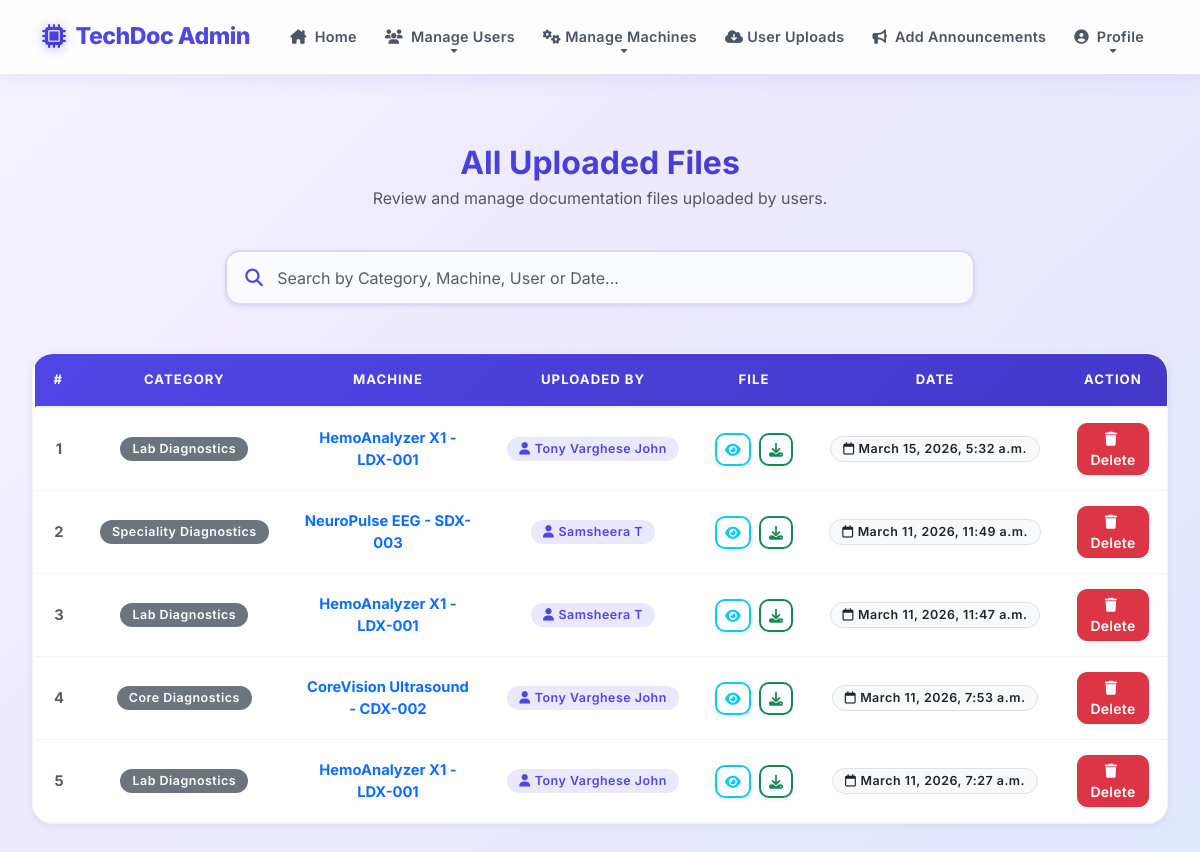
The app's page /wadmin/uploads/ (signed in) with its own data.
### user/models.py (models this page shows, shortened)
class UserMachineFile(models.Model):
    user = models.ForeignKey(User, on_delete=models.CASCADE)
    machine = models.ForeignKey(Machine, on_delete=models.CASCADE)
    file = models.FileField(upload_to='UserMachineFiles/')
    upload_date = models.DateTimeField(auto_now_add=True)
    class Meta:
        db_table = "tbl_machine_file"

### wadmin/models.py (models this page shows)
class Machine(models.Model):
    category = models.ForeignKey('MachineCategory', on_delete=models.CASCADE)
    machine_name = models.CharField(max_length=100)
    description = models.TextField()
    image = models.FileField(upload_to='MachineImage/', null=True, blank=True)
    spare_manual = models.FileField(upload_to='MachineManuals/', null=True, blank=True)
    software_file = models.FileField(upload_to='MachineSoftware/', null=True, blank=True)
    class Meta:
        db_table = 'tbl_machine'

class MachineCategory(models.Model):
    category_name = models.CharField(max_length=100)
    class Meta:
        db_table = 'tbl_machine_category'

### guest/models.py (models this page shows)
class User(models.Model):
    name = models.CharField(max_length=50)
    contact = models.CharField(max_length=50)
    employeid = models.CharField(max_length=50)
    email = models.EmailField(unique=True, null=True)
    gender = models.CharField(max_length=50)
    photo = models.FileField(upload_to='UserPhoto/')
    password = models.CharField(max_length=50)
    status = models.CharField(max_length=20, default='pending')
    class Meta:
        db_table = 'tbl_user'

### wadmin/views.py (the view)
# urls.py: path("uploads/", views.view_uploaded_files, name="view_uploaded_files"),
def view_uploaded_files(request):
    if not request.session.get("aid"):
        return redirect("wadmin:login")
    files = (
        UserMachineFile.objects
        .select_related("machine", "machine__category", "user")
        .order_by("-upload_date")
    )
    context = {
        "files": files
    }
    return render(request, "admin/ViewUploads.html", context)

### wadmin/Templates/admin/ViewUploads.html (shortened to what this page needs)
{% include 'admin/Header.html' %}
<div class="container-fluid py-4">
    <div class="row justify-content-center mb-4">
        <div class="col-12 text-center">
            <h2 class="fw-bold mb-1"
                style="background: linear-gradient(135deg, var(--primary), var(--primary-dark)); -webkit-background-clip: text; background-clip: text; -webkit-text-fill-color: transparent;">
                All Uploaded Files</h2>
            <p class="text-muted">Review and manage documentation files uploaded by users.</p>
        </div>
    </div>
    <div class="row mb-5">
        <div class="col-md-8 mx-auto">
            <div class="search-container shadow-sm">
                <i class="fa-solid fa-magnifying-glass search-icon"></i>
                <input type="text"
                       id="fileSearch"
                       class="form-control custom-search-input"
                       placeholder="Search by Category, Machine, User or Date..."
                       onkeyup="searchFiles()">
            </div>
        </div>
    </div>
    <div class="card shadow-sm border-0 mb-5">
        <div class="card-body p-0 table-responsive">
            <table id="fileTable" class="table table-custom table-hover m-0 w-100 text-center align-middle">
                <thead class="text-center">
                    <tr>
                        <th>#</th>
                        <th>Category</th>
                        <th>Machine</th>
                        <th>Uploaded By</th>
                        <th>File</th>
                        <th>Date</th>
                        <th>Action</th>
                    </tr>
                </thead>
                <tbody>
                    {% for f in files %}
                    <tr class="fileRow">
                        <td class="fw-bold text-muted">{{forloop.counter}}</td>
                        <td>
                            <span class="badge bg-secondary">{{f.machine.category.category_name}}</span>
                        </td>
                        <td class="fw-bold text-primary">{{f.machine.machine_name}}</td>
                        <td>
                            <span class="badge" style="background: rgba(79,70,229,0.12); color: var(--primary); font-weight: 600;">
                                <i class="fa-solid fa-user me-1"></i>{{f.user.name}}
                            </span>
                        </td>
                        <td>
                            <div class="d-flex justify-content-center gap-2">
                                <a href="{{f.file.url}}" target="_blank" class="btn btn-sm btn-outline-info shadow-sm" title="View">
                                    <i class="fa-solid fa-eye"></i>
                                </a>
                                <a href="{{f.file.url}}" download class="btn btn-sm btn-outline-success shadow-sm" title="Download">
                                    <i class="fa-solid fa-download"></i>
                                </a>
                            </div>
                        </td>
                        <td>
                            <span class="badge bg-light text-dark border">
                                <i class="fa-regular fa-calendar me-1"></i>{{f.upload_date}}
                            </span>
                        </td>
                        <td>
                            <button class="btn btn-sm btn-danger" onclick="showDeleteBox({{f.id}})">
                                <i class="fa-solid fa-trash me-1"></i> Delete
                            </button>
                        </td>
                    </tr>
                    {% endfor %}
                </tbody>
            </table>
        </div>
    </div>
</div>

### wadmin/Templates/admin/Header.html (style rules this page uses)
:root { --primary: #4f46e5; --primary-dark: #4338ca; --primary-deeper: #3730a3; --accent: #10b981; --danger: #ef4444; --warning: #f59e0b; --info: #06b6d4; --bg-page: linear-gradient(135deg, #f5f3ff 0%, #ede9fe 40%, #e0e7ff 100%); --text-main: #111827; --text-muted: #6b7280; --border-light: #e5e7eb; --shadow-sm: 0 2px 8px rgba(0, 0, 0, 0.06); --shadow-md: 0 8px 24px rgba(79, 70, 229, 0.14); --shadow-lg: 0 20px 40px rgba(79, 70, 229, 0.2); --radius: 12px; --radius-lg: 20px; }
body { font-family: 'Inter', sans-serif; background: var(--bg-page); min-height: 100vh; color: var(--text-main); overflow-x: hidden; padding-top: 80px; }
.table-custom { background: white; border-radius: var(--radius-lg); overflow: hidden; box-shadow: var(--shadow-sm); }
.table-custom thead tr { background: linear-gradient(135deg, var(--primary) 0%, var(--primary-dark) 100%) !important; }
.table-custom thead th { color: white !important; background: transparent !important; font-weight: 700; font-size: 0.82rem; letter-spacing: 0.08em; text-transform: uppercase; padding: 16px 18px; border: none !important; white-space: nowrap; }
.table-custom tbody tr { transition: all 0.25s ease; border-left: 3px solid transparent; animation: rowSlide 0.4s ease both; }
.table-custom tbody tr:nth-child(even) { background: rgba(79, 70, 229, 0.025); }
.table-custom td { padding: 15px 18px; vertical-align: middle; border-color: #f3f4f6; font-size: 0.92rem; color: var(--text-main); }
.table-custom tbody tr:nth-child(1) { animation-delay: 0.05s; }
.table-custom tbody tr:nth-child(2) { animation-delay: 0.1s; }
.table-custom tbody tr:nth-child(3) { animation-delay: 0.15s; }
.table-custom tbody tr:nth-child(4) { animation-delay: 0.2s; }
.table-custom tbody tr:nth-child(5) { animation-delay: 0.25s; }
.btn { font-weight: 600; letter-spacing: 0.02em; border-radius: 10px !important; transition: all 0.28s cubic-bezier(0.4, 0, 0.2, 1); position: relative; overflow: hidden; }
.btn::after { content: ''; position: absolute; top: 50%; left: 50%; width: 0; height: 0; background: rgba(255, 255, 255, 0.25); border-radius: 50%; transform: translate(-50%, -50%); transition: width 0.5s ease, height 0.5s ease, opacity 0.5s ease; opacity: 0; }
.btn i { transition: transform 0.25s ease; }
.btn-outline-success { border-width: 2px; }
.btn-outline-info { border-width: 2px; }
.form-control, .form-select { border-radius: var(--radius); padding: 11px 16px; border: 1.5px solid var(--border-light); background: #fafbff; font-size: 0.92rem; transition: all 0.3s ease; box-shadow: 0 2px 6px rgba(0, 0, 0, 0.03); }
.card { border-radius: var(--radius-lg) !important; border: 1px solid rgba(79, 70, 229, 0.06) !important; box-shadow: var(--shadow-sm) !important; transition: box-shadow 0.3s ease, transform 0.3s ease; }
.badge { font-weight: 600; letter-spacing: 0.04em; padding: 6px 12px; border-radius: 20px; font-size: 0.78rem; }

### wadmin/Templates/admin/ViewUploads.html (style rules this page uses)
.search-container { position: relative; display: flex; align-items: center; border-radius: 15px; overflow: hidden; }
.search-icon { position: absolute; left: 20px; color: var(--primary); font-size: 1.1rem; z-index: 10; }
.custom-search-input { padding: 15px 15px 15px 50px !important; height: 55px !important; border: 2px solid rgba(79, 70, 229, 0.2) !important; border-radius: 15px !important; font-size: 1rem; transition: all 0.3s ease; }
.table-custom thead { background: #f8fafc; border-bottom: 2px solid #edf2f7; }
.table-custom th { text-transform: uppercase; font-size: 0.75rem; letter-spacing: 0.05em; color: #64748b; padding: 15px; }

### records on screen
UserMachineFile: machine.category.category_name "Lab Diagnostics", machine.machine_name "HemoAnalyzer X1 - LDX-001", user.name "Tony Varghese John", upload_date "March 15, 2026, 5:32 a.m."
UserMachineFile: machine.category.category_name "Speciality Diagnostics", machine.machine_name "NeuroPulse EEG - SDX-003", user.name "Samsheera T", upload_date "March 11, 2026, 11:49 a.m."
UserMachineFile: machine.category.category_name "Lab Diagnostics", machine.machine_name "HemoAnalyzer X1 - LDX-001", user.name "Samsheera T", upload_date "March 11, 2026, 11:47 a.m."
UserMachineFile: machine.category.category_name "Core Diagnostics", machine.machine_name "CoreVision Ultrasound - CDX-002", user.name "Tony Varghese John", upload_date "March 11, 2026, 7:53 a.m."
UserMachineFile: machine.category.category_name "Lab Diagnostics", machine.machine_name "HemoAnalyzer X1 - LDX-001", user.name "Tony Varghese John", upload_date "March 11, 2026, 7:27 a.m."
